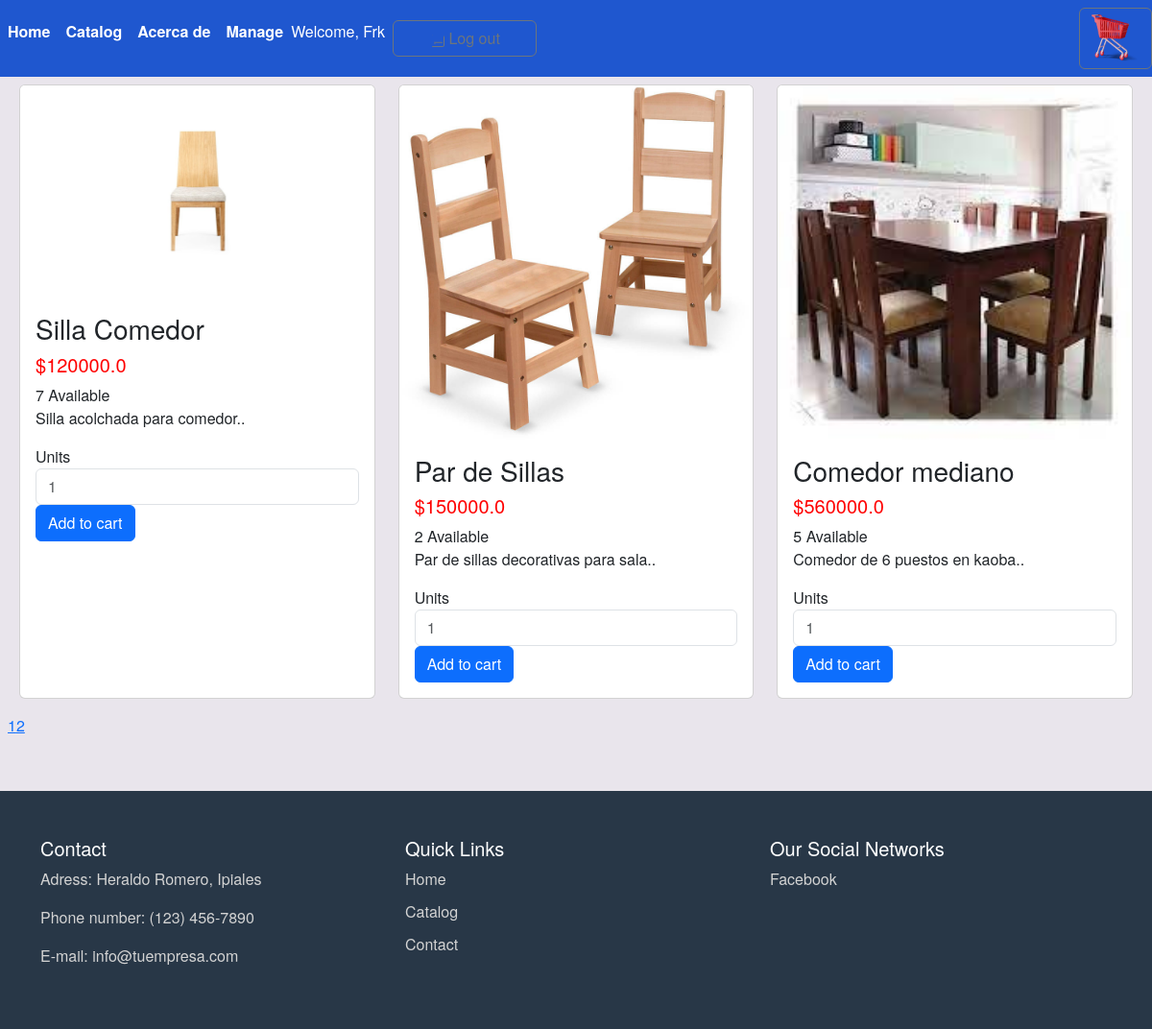
Screenshot of /catalogo (signed in) with the database file from the repository.
### tables this page shows
CREATE TABLE Productos (
            id INTEGER PRIMARY KEY,
            nombre TEXT NOT NULL,
            unidades INTEGER NOT NULL DEFAULT 1,
            tipo INTEGER NOT NULL,
            costo REAL NOT NULL,
            descripcion TEXT NOT NULL,
            imagen TEXT NOT NULL,
            FOREIGN KEY (tipo) REFERENCES Tipos(id)
        );

### aplicacion/catalogo/routes.py (the view, shortened to what this page needs)
@catalogo.route('/catalogo', methods=['GET', 'POST'])
def pagina_catalogo():
  page = request.args.get('page', 1, type=int)
  per_page = 3  # Adjust as needed
  productos, total_productos = obtenerproductos(page, per_page)
  form = FormularioComprarProducto(request.form)
  return render_template('catalogo.html', productos=productos, total_productos = total_productos, per_page=per_page, form=form)

### aplicacion/catalogo/forms.py
class FormularioComprarProducto(FlaskForm):
    cantidad = IntegerField(_('Units'), validators=[DataRequired(_('How many do you want?')), NumberRange(min=1, message=_('Not valid quantity'))])
    submit = SubmitField(_('Add to cart'))

### aplicacion/__init__.py (called while the page is built)
def get_locale():
    print(request.accept_languages)
    return request.accept_languages.best_match(app.config['LANGUAGES'])

### aplicacion/database/crud_productos.py (called while the page is built)
def obtenerproductos(page=1, per_page=10):
    ruta=current_app.config['DATABASE_URI'].replace('sqlite:///','')
    print(ruta)
    conexion=sqlite3.connect(ruta)
    cursor=conexion.cursor()#para relizar consultas mediante un cursor
    cursor.execute("""SELECT Productos.id, Productos.nombre, Productos.unidades, Tipos.tipo, Productos.costo, Productos.descripcion, Productos.imagen
        FROM Productos
        INNER JOIN Tipos ON Productos.tipo = Tipos.id;
        """)
    productos=cursor.fetchall()
    conexion.close()
    start_idx = (page - 1) * per_page
    end_idx = start_idx + per_page
    paginated_products = productos[start_idx:end_idx]
    return paginated_products, len(productos)

### aplicacion/catalogo/templates/catalogo.html (shortened to what this page needs)
{% extends "base.html" %}
{% block content %}
<div class="row justify-content-center, mx-auto p-2" style="width: 1200px;">
    {% for producto in productos %}
    <div class="col-sm-4 mb-3 mb-sm-3">
        <div class="card d-flex flex-column h-100">
            <img src="{{ url_for('static', filename='files/' + producto[6]) }}" class="card-img-top" alt="...">
            <div class="card-body">
                <h3 class="card-title">{{producto[1]}}</h3>
                <h5 style="color: red;">${{producto[4]}}</h5>
                <label>{{ _("%s Available" % producto[2]) }}</label>
                <p class="card-text">{{producto[5]}}.</p>
                <form method="POST" action="{{ url_for('catalogo.pagina_catalogo') }}">
                    <div class="form-group">
                        {{ form.cantidad.label }} {{ form.cantidad(class="form-control", placeholder='1') }}
                    </div>
                    {{ form.submit(class="btn btn-primary add-to-cart") }}
                </form>
            </div>
        </div>
    </div>
    {% endfor %}
    <div class="pagination">
        {% for page_num in range(1, (total_productos // per_page) + 2) %}
        {% if page_num == page %}
        <span class="current">{{ page_num }}</span>
        {% else %}
        <a href="{{ url_for('catalogo.pagina_catalogo', page=page_num) }}">{{ page_num }}</a>
        {% endif %}
        {% endfor %}
    </div>
</div>
{% endblock %}

### aplicacion/static/css/styles.css (style rules this page uses)
body { background-color: #e9e5ec; color: #343a40; font-family: 'Helvetica Neue', Arial, sans-serif; }

### rows the page displays
Productos: imagen (picture), nombre "Silla Comedor", costo "120000.0", descripcion "Silla acolchada para comedor.", cantidad.label "Units"
Productos: imagen (picture), nombre "Par de Sillas", costo "150000.0", descripcion "Par de sillas decorativas para sala.", cantidad.label "Units"
Productos: imagen (picture), nombre "Comedor mediano", costo "560000.0", descripcion "Comedor de 6 puestos en kaoba.", cantidad.label "Units"

### other values shown
{{ session['username'] }} "Frk"
{{ page_num }} "1" "2"
